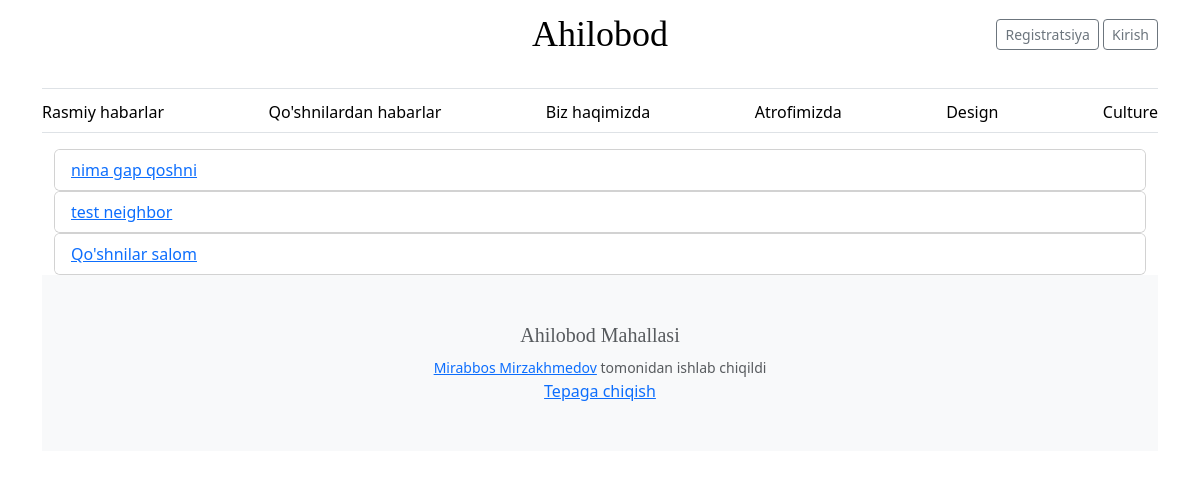
Screenshot of /post-neighbors/ with the database file from the repository.
### webapp/models.py (models this page shows)
class PostNeighbors(models.Model):
    n_post_id = models.AutoField(primary_key=True)
    title = models.CharField(max_length=255)
    full_text = RichTextField(blank=True, null=True)
    created_at = models.DateTimeField(default=timezone.now)
    user_id = models.ForeignKey(User, on_delete=models.CASCADE,
                                related_name='neighbors_posts')
    updated_at = models.DateTimeField(auto_now=True)
    image = models.ImageField(upload_to='posts/',
                              default='../../media/posts/default.webp')

### webapp/views.py (the view)
# urls.py: path('post-neighbors/', views.neighbors, name='neighbors'),
def neighbors(request):
    neighbors = PostNeighbors.objects.all().order_by('-created_at')
    data = {
        'title': "Qo'shnilardan yangilik",
        'neighbors': neighbors
    }
    return render(request, 'webapp/neighbors.html', data)

### webapp/templates/webapp/neighbors.html (shortened to what this page needs)
{% extends 'webapp/layout.html' %}
{% block body%}
    {% for neighbor in neighbors %}
        <div class="card">
          <ul class="list-group list-group-flush">
            <li class="list-group-item">
                <a href="{% url 'neighbor-news-detail' neighbor.n_post_id %}">{{ neighbor.title }}</a>
            </li>
          </ul>
        </div>
    {% endfor %}
{% endblock %}

### rows the page displays
PostNeighbors: title "nima gap qoshni"
PostNeighbors: title "test neighbor"
PostNeighbors: title "Qo'shnilar salom"
